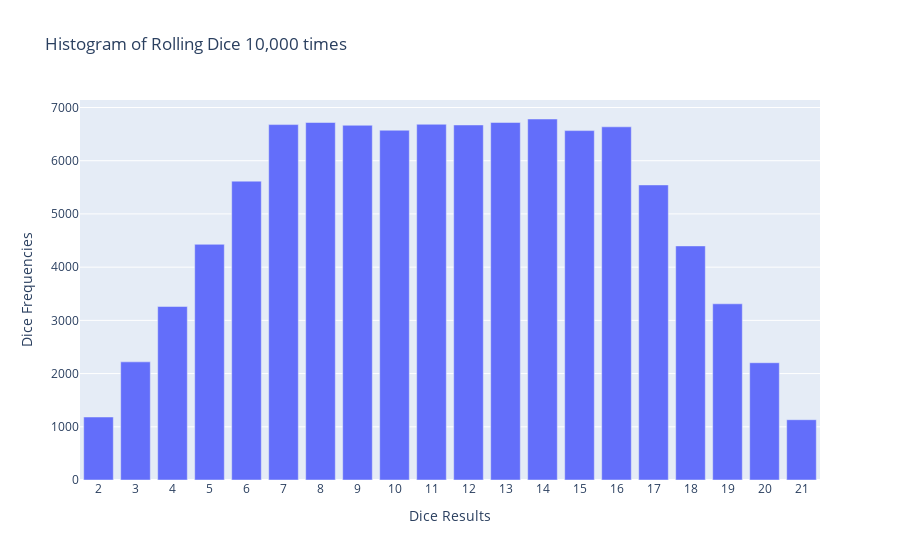

Notebook code for this chart:
### Code cell
x_data=list(range(2, highest_result+1))
data=[Bar(x=x_data,y=frequencies)]

x_axis_config={"title":"Dice Results","dtick":1}
y_axis_config={"title":"Dice Frequencies"}
my_layout=Layout(title="Histogram of Rolling Dice 10,000 times",
                xaxis=x_axis_config,yaxis=y_axis_config)
offline.iplot({"data":data, "layout":my_layout},filename="Rolling dice.html")

### Figure 1 — Plotly figure (JSON) as saved in the notebook; plotly's stock layout.template omitted (floating-point values rounded to 4 significant figures)
{"data": [{"type": "bar", "x": [2, 3, 4, 5, 6, 7, 8, 9, 10, 11, 12, 13, 14, 15, 16, 17, 18, 19, 20, 21], "y": [1184, 2220, 3260, 4429, 5616, 6679, 6718, 6666, 6573, 6685, 6672, 6719, 6784, 6566, 6637, 5545, 4399, 3311, 2204, 1133]}], "layout": {"title": {"text": "Histogram of Rolling Dice 10,000 times"}, "xaxis": {"dtick": 1, "title": {"text": "Dice Results"}}, "yaxis": {"title": {"text": "Dice Frequencies"}}}}
